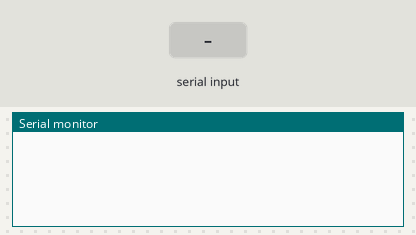
Bench run of a sketch on a simulated ESP32. Shown: the last lines printed to the serial monitor. The test bench sets the inputs (shaded band).

Above: at 1.2 s.
1.3 s: "1" received over the second serial link
At 2.8 s:
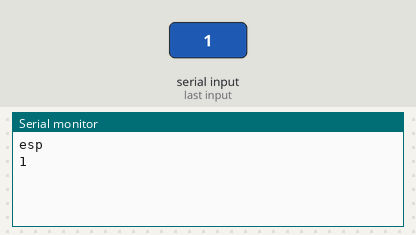
3.8 s: "0" received over the second serial link
At 4.6 s:
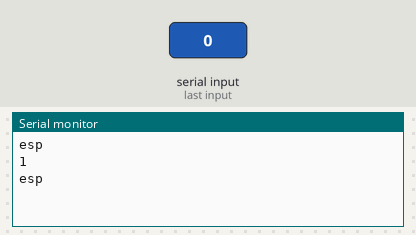

The sketch:

esp32.ino
```cpp
#include "HardwareSerial.h"
HardwareSerial mySerial(2);  // Use UART1

void setup() {
  // put your setup code here, to run once:
Serial.begin(9600);
mySerial.begin(9600, SERIAL_8N1, 16, 17);
}

void loop() {
  // put your main code here, to run repeatedly:
while (mySerial.available() > 0)
{
  Serial.print("esp\n");
  String msg = mySerial.readString();
  Serial.println(msg);
}
if(Serial.available() > 0)
{
  String msg1 = Serial.readString();
  mySerial.print(msg1);
}
}
```

Measured:
- after the input at 1.3 s, the serial monitor: prints a new line at once (image 1)
